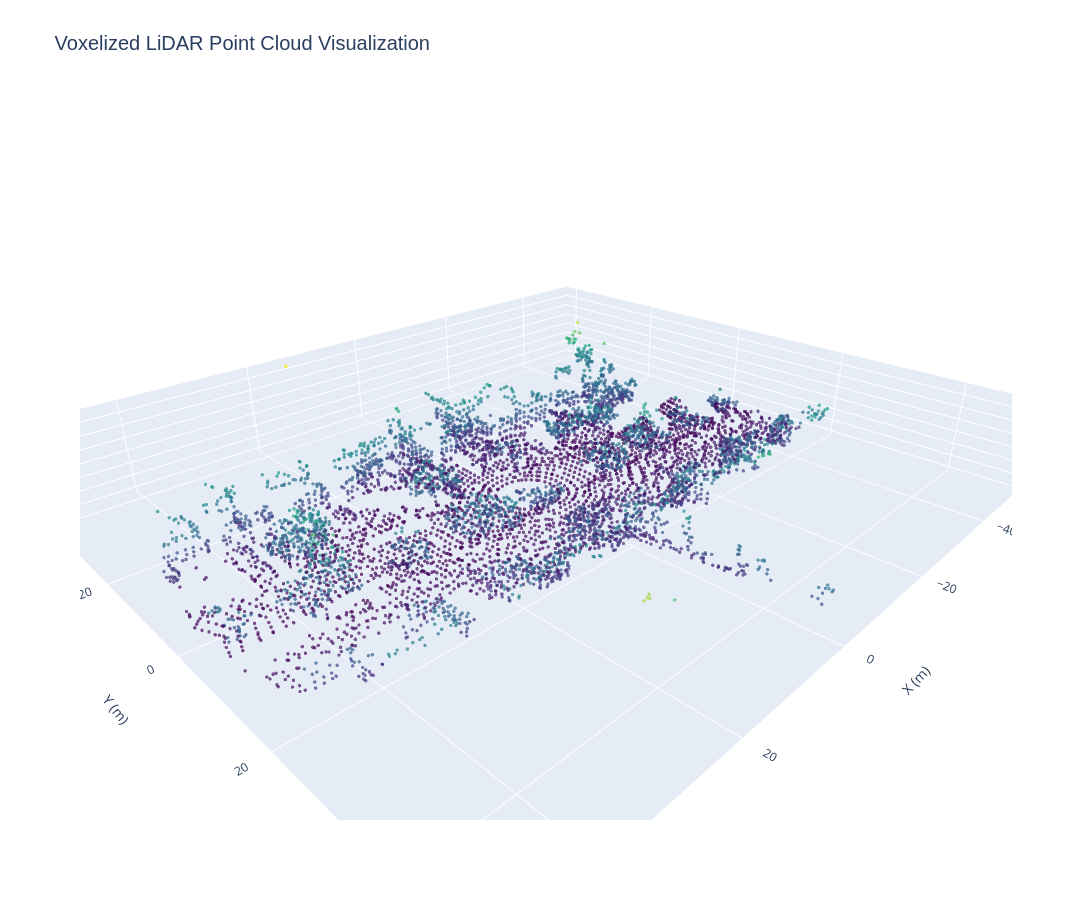

The code cell stored with this chart in its notebook:
### Markdown cell above
## Voxelized Frame

### Code cell
from src.dataset.visualization import plot_lidar_clouds_interactive

fig = plot_lidar_clouds_interactive(voxelized_points, title = "Voxelized LiDAR Point Cloud Visualization")
# Show the plot
fig.show()

### Figure 1 — Plotly figure (JSON) as saved in the notebook; plotly's stock layout.template omitted (floating-point values rounded to 4 significant figures; data arrays with more than 128 entries replaced by an {"elided": "..."} marker saying what was removed)
{"data": [{"marker": {"color": {"elided": "6620 float values"}, "colorscale": [[0, "#440154"], [0.1111, "#482878"], [0.2222, "#3e4989"], [0.3333, "#31688e"], [0.4444, "#26828e"], [0.5556, "#1f9e89"], [0.6667, "#35b779"], [0.7778, "#6ece58"], [0.8889, "#b5de2b"], [1, "#fde725"]], "opacity": 0.7, "size": 2}, "mode": "markers", "name": "LiDAR Points", "type": "scatter3d", "x": {"elided": "6620 float values"}, "y": {"elided": "6620 float values"}, "z": {"elided": "6620 float values"}}], "layout": {"height": 900, "scene": {"aspectmode": "data", "camera": {"eye": {"x": 1.5, "y": 1.5, "z": 1}}, "xaxis": {"title": {"text": "X (m)"}}, "yaxis": {"title": {"text": "Y (m)"}}, "zaxis": {"title": {"text": "Z (m)"}}}, "title": {"font": {"family": "Arial", "size": 20}, "text": "Voxelized LiDAR Point Cloud Visualization"}, "width": 1200}}
